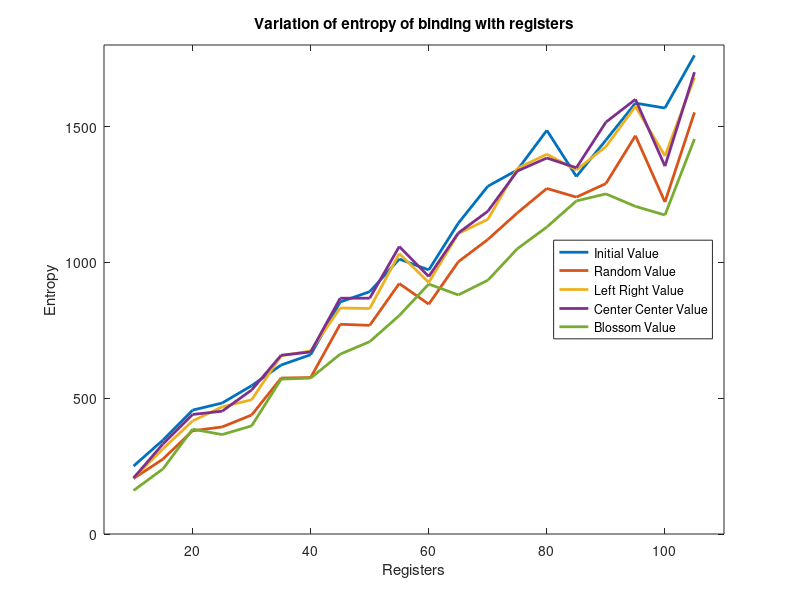
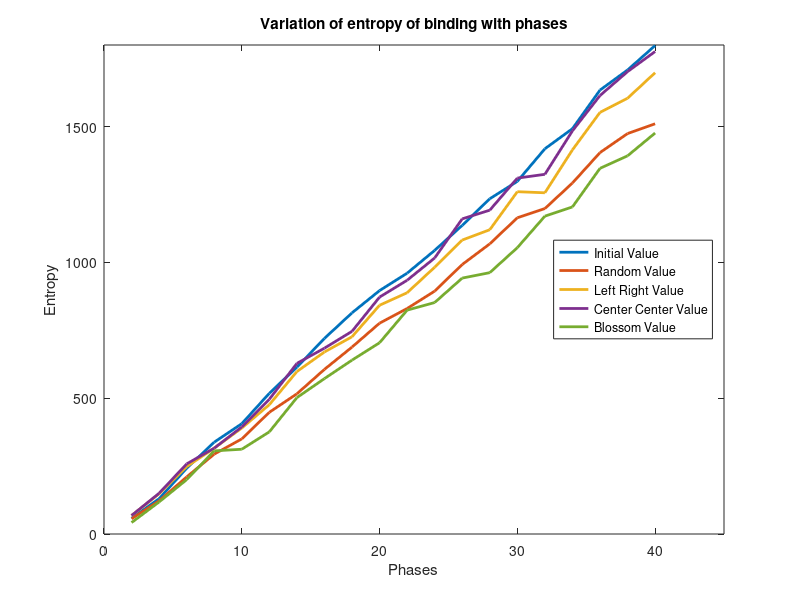
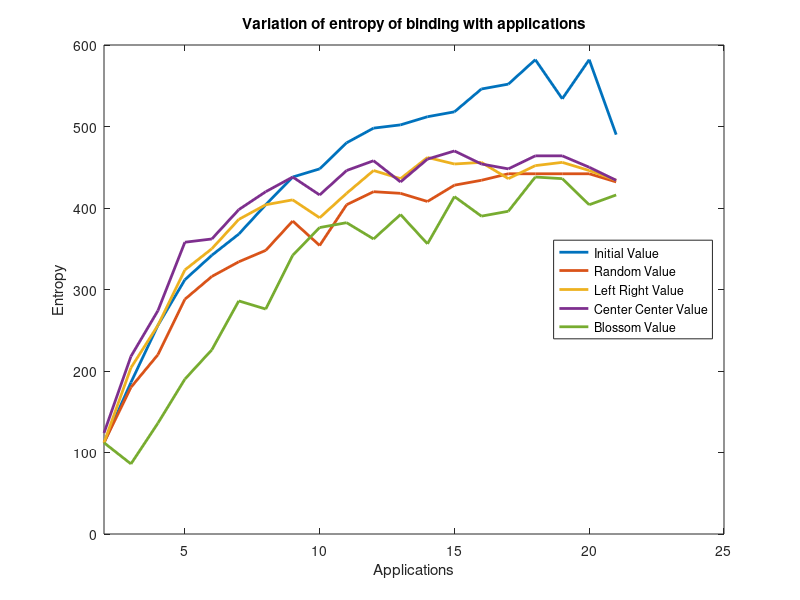

Source code (MATLAB) for these figures, in order:
clear;
load data1.txt
figure;
x = data1(1:20,2);
z = plot(x,data1(1:20,5),x,data1(1:20,6),x,data1(1:20,7),x,data1(1:20,8),x,data1(1:20,9));
title("Variation of entropy of binding with registers");
xlabel("Registers");
ylabel("Entropy");
legend("Initial Value",	"Random Value",	"Left Right Value",	"Center Center Value","Blossom Value",'location', 'east');
set (z,"linewidth", 2) ;
axis([5 110 0 1800]);
print -deps -color data1.eps

clear;
load data2.txt
figure;
x = data2(1:20,3);
z = plot(x,data2(1:20,5),x,data2(1:20,6),x,data2(1:20,7),x,data2(1:20,8),x,data2(1:20,9));
title("Variation of entropy of binding with phases");
xlabel("Phases");
ylabel("Entropy");
legend("Initial Value",	"Random Value",	"Left Right Value",	"Center Center Value","Blossom Value",'location', 'east');
set (z,"linewidth", 2) ;
axis([0 45 0 1800]);
print -deps -color data2.eps

clear;
load data3.txt
figure;
x = data3(1:20,4);
z = plot(x,data3(1:20,5),x,data3(1:20,6),x,data3(1:20,7),x,data3(1:20,8),x,data3(1:20,9));
title("Variation of entropy of binding with applications");
xlabel("Applications");
ylabel("Entropy");
legend("Initial Value",	"Random Value",	"Left Right Value",	"Center Center Value","Blossom Value",'location', 'east');
set (z,"linewidth", 2) ;
axis([2 25 0 600]);
print -deps -color data3.eps



